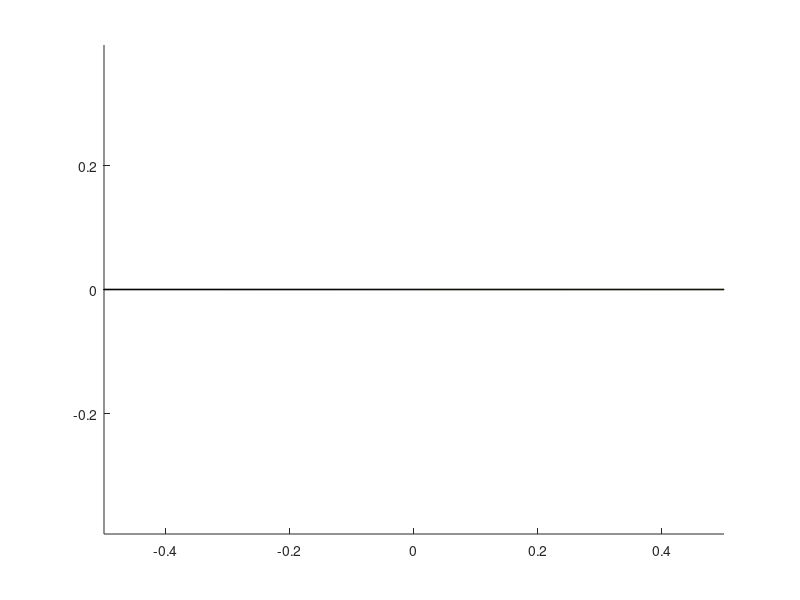

Here is the MATLAB script that generated this plot: (Note: this script raises an error after producing the figure.)

compressY = 1e-3;
skewX = 0;
quadP1 = [-0.5, -0.5*compressY]';
quadP2 = [0.5 + skewX, -0.5*compressY]';

coords = [quadP1, quadP2, -quadP1, - quadP2];

cla;
patch(coords(1,:), coords(2,:), coords(1,:)); axis equal;

%%
vol = Int_Quad(0, @(pphy, pparam, i) 1, coords);
pc = Int_Quad([0,0]', @(pphy, pparam, i) pphy, coords);

for i = 1:4
    faceCoords{i} = coords(:, mod((i:i+1)-1,4)+1); 
    faceNorms{i} =[0 1; -1 0] * (faceCoords{i}(:,2)-faceCoords{i}(:,1));
    faceNorms{i} = faceNorms{i} / norm(faceNorms{i}); 
    faceAreas{i} = Int_Line(0, @(pphy, pparam, iGauss) 1, faceCoords{i}); 
    facenDir{i} = 2 * mean(faceCoords{i},2); 
    faceGweight{i} = 1; 
    faceTangWeight{i} = faceAreas{i}/norm(facenDir{i});
    faceTangWeight{i} = max(min(1,faceAreas{i}/norm(facenDir{i})),0.1); 
    faceTangWeight{i} = 1; 
    faceTangMod{i} = min(1,faceAreas{i}/norm(facenDir{i}));
    faceTangMod{i} = 1;
end


LR = max(coords - pc,[],2);
LR = max(LR) * (LR/max(LR)).^0;


Moment = Int_Quad(zeros(10,10), @(pphy, pparam, i) fDBV(pphy-pc,LR), coords);
Moment = Moment(1,:)/vol;



dirWeights = [1 1 1/2 1/6];
tangWeight = 1;
normed = true;

options.xyIso = true;


A = zeros(10,10);
for i = 1:4
   A = Int_Line(A, @(pphy, pparam, iGauss) faceFunctional(fDBV(pphy-pc,LR,Moment),fDBV(pphy-pc,LR,Moment),...
        dirWeights, faceGweight{i}, tangWeight * faceTangWeight{i}, faceTangMod{i}, facenDir{i}, normed, options),...
        faceCoords{i});
  
end
A = A(2:end,2:end)
cond(A)









function DBV = fDBV(p, LR, Moment)
    DBV = nan(10,10);
    dxs = [0,1,0,2,1,0,3,2,1,0];
    dys = [0,0,1,0,1,2,0,1,2,3];
    dxys = [dxs;dys];
    
    for idiff = 1:10
        for iBase = 1:10
            DBV(idiff, iBase) = poly2d(p./LR,dxys(:,iBase), dxys(:,idiff))/...
                (LR(1)^dxys(1,idiff) * LR(2)^dxys(2,idiff));
        end
    end
    if nargin == 3
       DBV(1,:) = DBV(1,:) - Moment; 
    end
    
end

function v = poly2d(p, npower, ndiff)
    dFactorials = [...
        1 0 0 0
        1 1 0 0
        1 2 2 0
        1 3 6 6];
    v = dFactorials(npower(1)+1, ndiff(1)+1) * dFactorials(npower(2)+1, ndiff(2)+1);
    if v ~= 0
       v = v * p(1)^(npower(1) - ndiff(1)) * p(2)^(npower(2) - ndiff(2)) ;
    end
        

end

function v = faceFunctional(DBVI, DBVJ, dirWeights, geomWeight, tangWeight, tangMod, nDir, normed, options)
%     DBVI(10,:)
    if normed
        n1 = nDir(1);
        n2 = nDir(2);
        t1 = nDir(2) * tangWeight;
        t2 = -nDir(1) * tangWeight;
        v = zeros(size(DBVI,2), size(DBVJ,2));
        for i = 1:size(v,1)
            for j = 1:size(v,2)
                v(i,j) = v(i,j) + DBVI(1,i) * DBVI(1,j) * (dirWeights(1) * geomWeight)^2;
                
                csumI = DBVI(2,i) * n1 + DBVI(3,i) * n2;
                csumJ = DBVJ(2,j) * n1 + DBVJ(3,j) * n2;
                v(i,j) = v(i,j) + csumI * csumJ * (dirWeights(2) * geomWeight)^2;
                csumI = DBVI(2,i) * t1 + DBVI(3,i) * t2;
                csumJ = DBVJ(2,j) * t1 + DBVJ(3,j) * t2;
                v(i,j) = v(i,j) + csumI * csumJ * (dirWeights(2) * geomWeight)^2 * tangMod;
                
                csumI = ...
                    DBVI(4,i) * n1 * n1 + ...
                    DBVI(5,i) * n1 * n2 * 2+ ...
                    DBVI(6,i) * n2 * n2;
                csumJ = ...
                    DBVJ(4,j) * n1 * n1 + ...
                    DBVJ(5,j) * n1 * n2 * 2 + ...
                    DBVJ(6,j) * n2 * n2;
                v(i,j) = v(i,j) + csumI * csumJ * (dirWeights(3) * geomWeight)^2;
                
                csumI = ...
                    DBVI(4,i) * n1 * t1 + ...
                    DBVI(5,i) * (n1 * t2 + n2 * t1) + ...
                    DBVI(6,i) * n2 * t2;
                csumJ = ...
                    DBVJ(4,j) * n1 * t1 + ...
                    DBVJ(5,j) * (n1 * t2 + n2 * t1) + ...
                    DBVJ(6,j) * n2 * t2;
                v(i,j) = v(i,j) + csumI * csumJ * (dirWeights(3) * geomWeight)^2 * 2* tangMod;
                
                csumI = ...
                    DBVI(4,i) * t1 * t1 + ...
                    DBVI(5,i) * t1 * t2 * 2+ ...
                    DBVI(6,i) * t2 * t2;
                csumJ = ...
                    DBVJ(4,j) * t1 * t1 + ...
                    DBVJ(5,j) * t1 * t2 * 2 + ...
                    DBVJ(6,j) * t2 * t2;
                v(i,j) = v(i,j) + csumI * csumJ * (dirWeights(3) * geomWeight)^2* tangMod;
                
                csumI = ...
                    DBVI(7,i) * n1 * n1 * n1 + ...
                    DBVI(8,i) * n1 * n1 * n2 * 3+ ...
                    DBVI(9,i) * n1 * n2 * n2 * 3+...
                    DBVI(10,i) *n2 * n2 * n2;
                csumJ = ...
                    DBVI(7,j) * n1 * n1 * n1 + ...
                    DBVI(8,j) * n1 * n1 * n2 * 3+ ...
                    DBVI(9,j) * n1 * n2 * n2 * 3+...
                    DBVI(10,j) *n2 * n2 * n2;
                v(i,j) = v(i,j) + csumI * csumJ * (dirWeights(4) * geomWeight)^2;
                
                csumI = ...
                    DBVI(7,i) * n1 * n1 * t1 + ...
                    DBVI(8,i) * (n1 * n1 * t2 + n1 * t1 * n2 + t1 * n1 * n2)+ ...
                    DBVI(9,i) * (n1 * n2 * t2 + n1 * t2 * n2 + t1 * n2 * n2)+...
                    DBVI(10,i) *n2 * n2 * t2;
                csumJ = ...
                    DBVI(7,j) * n1 * n1 * t1 + ...
                    DBVI(8,j) * (n1 * n1 * t2 + n1 * t1 * n2 + t1 * n1 * n2)+ ...
                    DBVI(9,j) * (n1 * n2 * t2 + n1 * t2 * n2 + t1 * n2 * n2)+...
                    DBVI(10,j) *n2 * n2 * t2;
                v(i,j) = v(i,j) + csumI * csumJ * (dirWeights(4) * geomWeight)^2 * 3* tangMod;
                
                csumI = ...
                    DBVI(7,i) * n1 * t1 * t1 + ...
                    DBVI(8,i) * (n1 * t1 * t2 + t1 * n1 * t2 + t1 * t1 * n2)+ ...
                    DBVI(9,i) * (n1 * t2 * t2 + t1 * n2 * t2 + t1 * t2 * n2)+...
                    DBVI(10,i) *n2 * t2 * t2;
                csumJ = ...
                    DBVI(7,j) * n1 * t1 * t1 + ...
                    DBVI(8,j) * (n1 * t1 * t2 + t1 * n1 * t2 + t1 * t1 * n2)+ ...
                    DBVI(9,j) * (n1 * t2 * t2 + t1 * n2 * t2 + t1 * t2 * n2)+...
                    DBVI(10,j) *n2 * t2 * t2;
                v(i,j) = v(i,j) + csumI * csumJ * (dirWeights(4) * geomWeight)^2 * 3* tangMod;
                
                csumI = ...
                    DBVI(7,i) * t1 * t1 * t1 + ...
                    DBVI(8,i) * t1 * t1 * t2 * 3+ ...
                    DBVI(9,i) * t1 * t2 * t2 * 3+...
                    DBVI(10,i) *t2 * t2 * t2;
                csumJ = ...
                    DBVI(7,j) * t1 * t1 * t1 + ...
                    DBVI(8,j) * t1 * t1 * t2 * 3+ ...
                    DBVI(9,j) * t1 * t2 * t2 * 3+...
                    DBVI(10,j) *t2 * t2 * t2;
                v(i,j) = v(i,j) + csumI * csumJ * (dirWeights(4) * geomWeight)^2* tangMod;
                
                
                
            end
        end
    else
        dirWeights = dirWeights.*norm(nDir).^[0,1,2,3];
        if options.xyIso
            weights = geomWeight * [dirWeights(1),dirWeights(2),dirWeights(2),dirWeights(3),sqrt(2)*dirWeights(3),dirWeights(3),...
            dirWeights(4),sqrt(3)*dirWeights(4),sqrt(3)*dirWeights(4),dirWeights(4)];
        else
            weights = geomWeight * [dirWeights(1),dirWeights(2),dirWeights(2),dirWeights(3),dirWeights(3),dirWeights(3),...
                dirWeights(4),dirWeights(4),dirWeights(4),dirWeights(4)];
        end
        v = DBVI' * diag(weights.^2) * DBVJ;
        
    end

end




